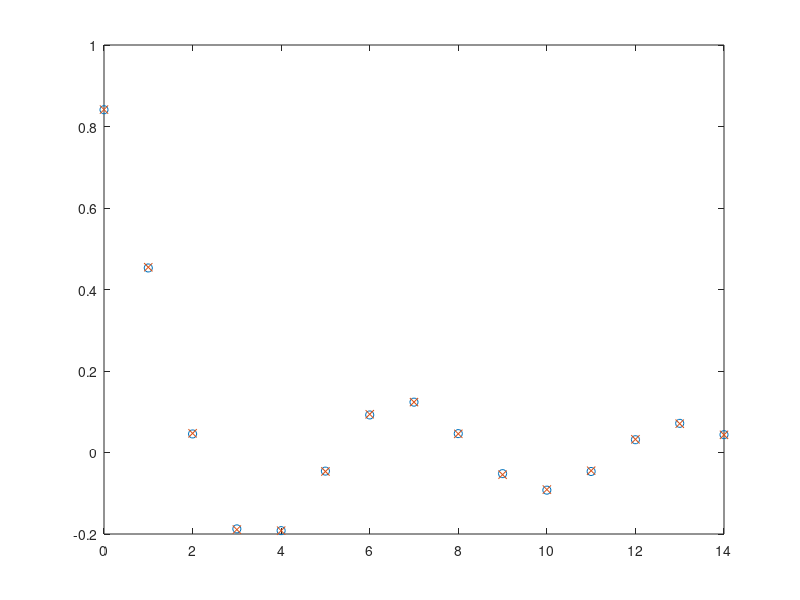

The MATLAB source for this figure:
clear;clc;
tps = (1:1:15);%Not included zero for ease of calculation
x = randn(1,300);% A white random process of variance 1
h = sin(tps)./(tps);
y = filter(h,1,x);
N = length(h);
%Tx = length(x);
for i = 1:N
    rx(i) = ([x,zeros(1,i-1)]*[zeros(i-1,1);x'])/N;
    ryx(i) = ([y,zeros(1,i-1)]*[zeros(i-1,1);x'])/N;
end
hest = inv(toeplitz(rx))*ryx';
plot((0:N-1),hest,'o',(0:N-1),h,'x')
